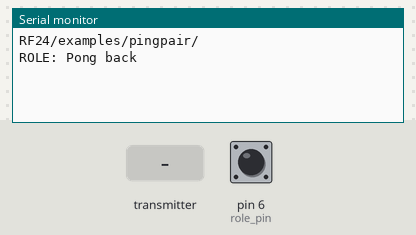
Simulated run of this sketch. Board: Arduino Mega 2560, built with avr-gcc and run on an emulated ATmega2560. Shown: the last lines printed to the serial monitor. Inputs (shaded band) come from the test bench; at power-on: pin 6 (role_pin) HIGH. No radio packets arrive unless stated.

Above: at 1.2 s.
1.3 s: the transmitter starts sending got_time = 0
At 1.37 s:
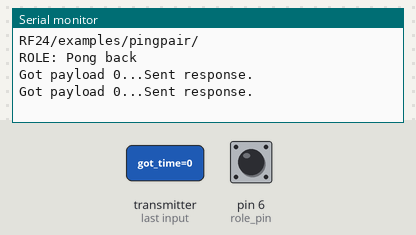
3.2 s: the transmitter starts sending got_time = 256
At 3.27 s:
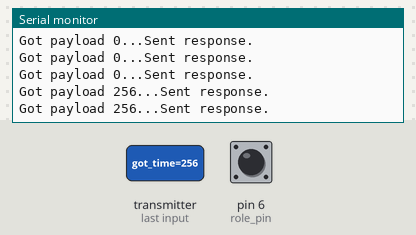
10.7 s: the transmitter starts sending got_time = 512
At 10.87 s:
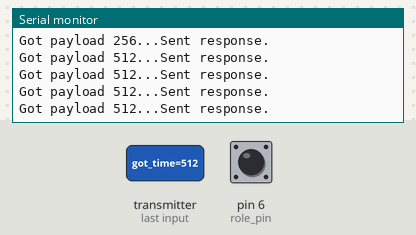
Timing chart, 0 to 13.7 s (numbered marks = the images above; inputs shaded):
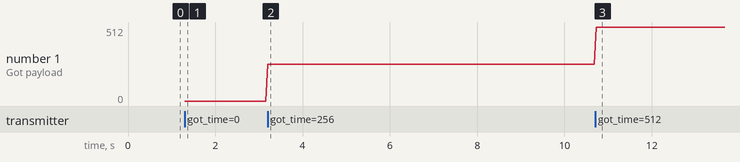

The sketch:

sender_sn_green.ino
```cpp
// (licence header left out)
/**
 * Example RF Radio Ping Pair
 *
 * This is an example of how to use the RF24 class.  Write this sketch to two different nodes,
 * connect the role_pin to ground on one.  The ping node sends the current time to the pong node,
 * which responds by sending the value back.  The ping node can then see how long the whole cycle
 * took.
 */

#include <SPI.h>
#include "nRF24L01.h"
#include "RF24.h"
#include "printf.h"

//
// Hardware configuration
//

// Set up nRF24L01 radio on SPI bus plus pins 9 & 10

RF24 radio(48,49);

// sets the role of this unit in hardware.  Connect to GND to be the 'pong' receiver
// Leave open to be the 'ping' transmitter
const int role_pin = 6;

//
// Topology
//

// Radio pipe addresses for the 2 nodes to communicate.
const uint64_t pipes[2] = { 0xF0F0F0F0E1LL, 0xF0F0F0F0D2LL };

//
// Role management
//
// Set up role.  This sketch uses the same software for all the nodes
// in this system.  Doing so greatly simplifies testing.  The hardware itself specifies
// which node it is.
//
// This is done through the role_pin
//

// The various roles supported by this sketch
typedef enum { role_ping_out = 1, role_pong_back } role_e;

// The debug-friendly names of those roles
const char* role_friendly_name[] = { "invalid", "Ping out", "Pong back"};

// The role of the current running sketch
role_e role;

void setup(void)
{
  //
  // Role
  //

  // set up the role pin
  pinMode(role_pin, INPUT);
  digitalWrite(role_pin,HIGH);
  delay(20); // Just to get a solid reading on the role pin

  // read the address pin, establish our role
  if ( ! digitalRead(role_pin) )
    role = role_ping_out;
  else
    role = role_pong_back;

role = role_pong_back;

  //
  // Print preamble
  //

  Serial.begin(9600);
  printf_begin();
  printf("\n\rRF24/examples/pingpair/\n\r");
  printf("ROLE: %s\n\r",role_friendly_name[role]);

  //
  // Setup and configure rf radio
  //

  radio.begin();

  // optionally, increase the delay between retries & # of retries
  radio.setRetries(15,15);

  // optionally, reduce the payload size.  seems to
  // improve reliability
  radio.setPayloadSize(8);

  //
  // Open pipes to other nodes for communication
  //

  // This simple sketch opens two pipes for these two nodes to communicate
  // back and forth.
  // Open 'our' pipe for writing
  // Open the 'other' pipe for reading, in position #1 (we can have up to 5 pipes open for reading)

  if ( role == role_ping_out )
  {
    radio.openWritingPipe(pipes[0]);
    radio.openReadingPipe(1,pipes[1]);
  }
  else
  {
    radio.openWritingPipe(pipes[1]);
    radio.openReadingPipe(1,pipes[0]);
  }

  //
  // Start listening
  //

  radio.startListening();

  //
  // Dump the configuration of the rf unit for debugging
  //

  radio.printDetails();
}

void loop(void)
{
  //
  // Ping out role.  Repeatedly send the current time
  //

  if (role == role_ping_out)
  {
    // First, stop listening so we can talk.
    radio.stopListening();

    // Take the time, and send it.  This will block until complete
    unsigned long time = millis();
    printf("Now sending %lu...",time);
    bool ok = radio.write( &time, sizeof(unsigned long) );

    if (ok)
      printf("ok...");
    else
      printf("failed.\n\r");

    // Now, continue listening
    radio.startListening();

    // Wait here until we get a response, or timeout (250ms)
    unsigned long started_waiting_at = millis();
    bool timeout = false;
    while ( ! radio.available() && ! timeout )
      if (millis() - started_waiting_at > 200 )
        timeout = true;

    // Describe the results
    if ( timeout )
    {
      printf("Failed, response timed out.\n\r");
    }
    else
    {
      // Grab the response, compare, and send to debugging spew
      unsigned long got_time;
      radio.read( &got_time, sizeof(unsigned long) );

      // Spew it
      printf("Got response %lu, round-trip delay: %lu\n\r",got_time,millis()-got_time);
    }

    // Try again 1s later
    delay(1000);
  }

  //
  // Pong back role.  Receive each packet, dump it out, and send it back
  //

  if ( role == role_pong_back )
  {
    // if there is data ready
    if ( radio.available() )
    {
      // Dump the payloads until we've gotten everything
      unsigned long got_time;
      bool done = false;
      while (!done)
      {
        // Fetch the payload, and see if this was the last one.
        done = radio.read( &got_time, sizeof(unsigned long) );

        // Spew it
        printf("Got payload %lu...",got_time);

	// Delay just a little bit to let the other unit
	// make the transition to receiver
	delay(20);
      }

      // First, stop listening so we can talk
      radio.stopListening();

      // Send the final one back.
      radio.write( &got_time, sizeof(unsigned long) );
      printf("Sent response.\n\r");

      // Now, resume listening so we catch the next packets.
      radio.startListening();
    }
  }
}
// vim:cin:ai:sts=2 sw=2 ft=cpp
```

printf.h
```cpp
// (licence header left out)
/**
 * @file printf.h
 *
 * Setup necessary to direct stdout to the Arduino Serial library, which
 * enables 'printf'
 */

#ifndef __PRINTF_H__
#define __PRINTF_H__

#ifdef ARDUINO

int serial_putc( char c, FILE * )
{
  Serial.write( c );

  return c;
}

void printf_begin(void)
{
  fdevopen( &serial_putc, 0 );
}

#else
#error This example is only for use on Arduino.
#endif // ARDUINO

#endif // __PRINTF_H__
```

Measured:
- after the input at 1.3 s, the serial monitor: prints a new line at once (image 1)
- after the input at 3.2 s, the serial monitor: prints a new line at once (image 2)
- after the input at 10.7 s, the serial monitor: prints a new line at once (image 3)
- plotted number 1: 0 → 256 after the input at 3.2 s, 256 → 512 after the input at 10.7 s
